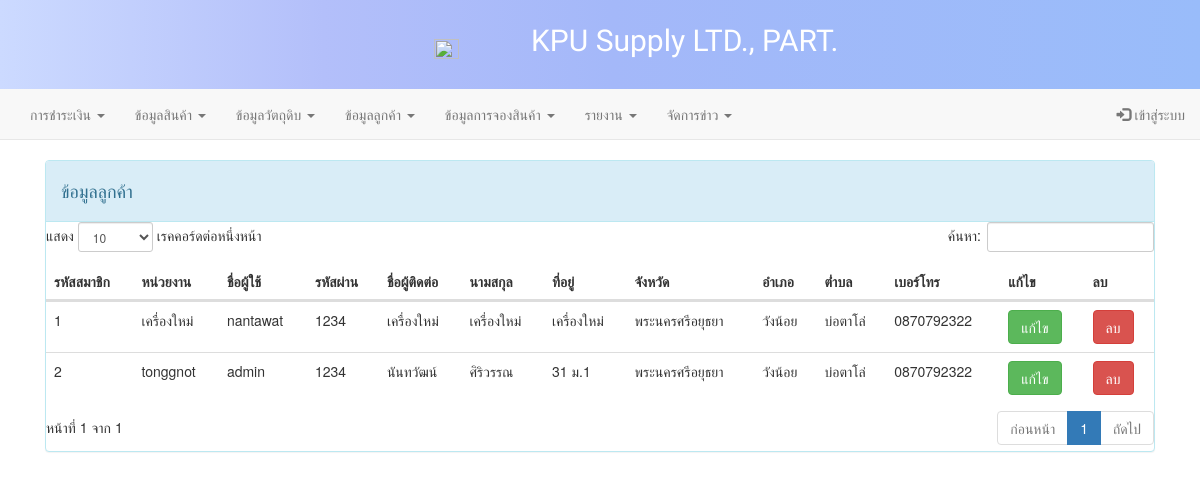
Screenshot of /admin/display_customer.php with the database file from the repository.
### tables this page shows
CREATE TABLE `customer` (
  `c_id` int(11) NOT NULL,
  `username` varchar(50) NOT NULL,
  `password` varchar(50) NOT NULL,
  `fristname` varchar(50) NOT NULL,
  `lastname` varchar(50) NOT NULL,
  `address` varchar(300) NOT NULL,
  `province` varchar(50) NOT NULL,
  `amphur` varchar(50) NOT NULL,
  `districts` varchar(50) NOT NULL,
  `tel` varchar(10) NOT NULL,
  `department` varchar(50) NOT NULL,
  `c_status` varchar(1) NOT NULL,
  `level` int(1) NOT NULL
);

CREATE TABLE `province` (
  `PROVINCE_ID` int(5) NOT NULL,
  `PROVINCE_CODE` varchar(2) NOT NULL,
  `PROVINCE_NAME` varchar(150) NOT NULL,
  `GEO_ID` int(5) NOT NULL DEFAULT '0'
);

CREATE TABLE `amphur` (
  `AMPHUR_ID` int(5) NOT NULL,
  `AMPHUR_CODE` varchar(4) NOT NULL,
  `AMPHUR_NAME` varchar(150) NOT NULL,
  `GEO_ID` int(5) NOT NULL DEFAULT '0',
  `PROVINCE_ID` int(5) NOT NULL DEFAULT '0'
);

CREATE TABLE `districts` (
  `DISTRICT_ID` int(11) NOT NULL,
  `DISTRICT_CODE` varchar(6) NOT NULL,
  `DISTRICT_NAME` varchar(150) NOT NULL,
  `AMPHUR_ID` int(11) NOT NULL DEFAULT '0',
  `PROVINCE_ID` int(11) NOT NULL DEFAULT '0',
  `GEO_ID` int(11) NOT NULL DEFAULT '0'
);

### admin/display_customer.php (the view, shortened to what this page needs)
<!DOCTYPE html>
<html lang="en">
<head>
  <link rel="stylesheet" href="../asset\css\bootstrap.css">
    <link rel="stylesheet" href="https://maxcdn.bootstrapcdn.com/font-awesome/4.4.0/css/font-awesome.min.css">
    <link rel="stylesheet" type="text/css" href="../DataTables/datatables.min.css" />
</head>
<body>
  <?php include("menu.php"); ?>
  <?php
        require_once 'connect.php';
        $sql="SELECT customer.c_id,customer.username,customer.password,customer.fristname,customer.lastname,customer.address,customer.tel,customer.department,province.PROVINCE_NAME,amphur.AMPHUR_NAME,districts.DISTRICT_NAME FROM customer,province,amphur,districts WHERE customer.province = province.PROVINCE_ID AND customer.amphur = amphur.AMPHUR_ID AND customer.districts = districts.DISTRICT_ID AND customer.c_status = 1";
        $result=$conn->query($sql);
      ?>
  <div class="container">
    <div class="col-md-12">
      <div class="panel panel-info">
        <div class="panel-heading">
          <div class="panel-title">
            <h4>
              <span aria-hidden="true"></span> ข้อมูลลูกค้า</h4>
          </div>
        </div>
        <table class="table table-hover">
          <thead>
            <tr>
              <th>รหัสสมาชิก</th>
              <th>หน่วยงาน</th>
              <th>ชื่อผู้ใช้</th>
              <th>รหัสผ่าน</th>
              <th>ชื่อผู้ติดต่อ</th>
              <th>นามสกุล</th>
              <th>ที่อยู่</th>
              <th>จังหวัด</th>
              <th>อำเภอ</th>
              <th>ต่ำบล</th>
              <th>เบอร์โทร</th>
              <th>แก้ไข</th>
              <th>ลบ</th>
            </tr>
          </thead>
          <tbody>
            <?php while($row=$result->fetch_assoc()){?>
            <tr>
              <td>
                <?php echo $row['c_id'];?>
              </td>
              <td>
                <?php echo $row['department'];?>
              </td>
              <td>
                <?php echo $row['username'];?>
              </td>
              <td>
                <?php echo $row['password'];?>
              </td>
              <td>
                <?php echo $row['fristname'];?>
              </td>
              <td>
                <?php echo $row['lastname'];?>
              </td>
              <td>
                <?php echo $row['address'];?>
              </td>
              <td>
                <?php echo $row['PROVINCE_NAME'];?>
              </td>
              <td>
                <?php echo $row['AMPHUR_NAME'];?>
              </td>
              <td>
                <?php echo $row['DISTRICT_NAME'];?>
              </td>
              <td>
                <?php echo $row['tel'];?>
              </td>
              <td>
                <button type="button" data-toggle="modal" data-target="#c_edit" class="btn btn-success" onclick="update_customer_click(<?php echo $row['c_id'];?>)">แก้ไข</button>
              </td>
              <th>
                <a href="sql/delete_customer.php?c_id=<?php echo $row['c_id'];?>" class="btn btn-danger" onclick="return confirm('คุณต้องการลบข้อมูลใช่หรือไม่?')">ลบ</a>
              </th>
            </tr>
            <?php } ?>
          </tbody>
        </table>
      </div>
    </div>
  </div>
</body>
</html>

### rows the page displays
customer: c_id "1", department "เครื่องใหม่", username "nantawat", password "1234", fristname "เครื่องใหม่", lastname "เครื่องใหม่", address "เครื่องใหม่", province.PROVINCE_NAME "พระนครศรีอยุธยา", amphur.AMPHUR_NAME "วังน้อย", districts.DISTRICT_NAME "บ่อตาโล่", tel "0870792322"
customer: c_id "2", department "tonggnot", username "admin", password "1234", fristname "นันทวัฒน์", lastname "ศิริวรรณ", address "31 ม.1", province.PROVINCE_NAME "พระนครศรีอยุธยา", amphur.AMPHUR_NAME "วังน้อย", districts.DISTRICT_NAME "บ่อตาโล่", tel "0870792322"
